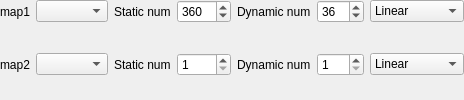
              <widget class="QWidget" name="tab_8">
               <attribute name="title">
                <string>general</string>
               </attribute>
               <layout class="QGridLayout" name="gridLayout_31">
                <property name="leftMargin">
                 <number>0</number>
                </property>
                <property name="topMargin">
                 <number>0</number>
                </property>
                <property name="rightMargin">
                 <number>0</number>
                </property>
                <property name="bottomMargin">
                 <number>0</number>
                </property>
                <item row="0" column="0">
                 <layout class="QGridLayout" name="gridLayout_30">
                  <item row="0" column="6" colspan="2">
                   <widget class="QComboBox" name="comboBox_partition_style0">
                    <item>
                     <property name="text">
                      <string>Linear</string>
                     </property>
                    </item>
                    <item>
                     <property name="text">
                      <string>Logarithmic</string>
                     </property>
                    </item>
                   </widget>
                  </item>
                  <item row="1" column="1" rowspan="2">
                   <widget class="QComboBox" name="comboBox_partition_mapname1"/>
                  </item>
                  <item row="0" column="2">
                   <widget class="QLabel" name="label_48">
                    <property name="text">
                     <string>Static num</string>
                    </property>
                   </widget>
                  </item>
                  <item row="0" column="0">
                   <widget class="QLabel" name="label_53">
                    <property name="text">
                     <string>map1</string>
                    </property>
                   </widget>
                  </item>
                  <item row="1" column="5" rowspan="2">
                   <widget class="QSpinBox" name="sb_partition_dn1">
                    <property name="minimum">
                     <number>1</number>
                    </property>
                    <property name="maximum">
                     <number>999</number>
                    </property>
                    <property name="value">
                     <number>1</number>
                    </property>
                   </widget>
                  </item>
                  <item row="1" column="3" rowspan="2">
                   <widget class="QSpinBox" name="sb_partition_sn1">
                    <property name="minimum">
                     <number>1</number>
                    </property>
                    <property name="maximum">
                     <number>9999</number>
                    </property>
                    <property name="value">
                     <number>1</number>
                    </property>
                   </widget>
                  </item>
                  <item row="0" column="5">
                   <widget class="QSpinBox" name="sb_partition_dn0">
                    <property name="minimum">
                     <number>1</number>
                    </property>
                    <property name="maximum">
                     <number>999</number>
                    </property>
                    <property name="value">
                     <number>36</number>
                    </property>
                   </widget>
                  </item>
                  <item row="0" column="4">
                   <widget class="QLabel" name="label_50">
                    <property name="text">
                     <string>Dynamic num</string>
                    </property>
                   </widget>
                  </item>
                  <item row="0" column="1">
                   <widget class="QComboBox" name="comboBox_partition_mapname0"/>
                  </item>
                  <item row="0" column="3">
                   <widget class="QSpinBox" name="sb_partition_sn0">
                    <property name="minimum">
                     <number>2</number>
                    </property>
                    <property name="maximum">
                     <number>9999</number>
                    </property>
                    <property name="value">
                     <number>360</number>
                    </property>
                   </widget>
                  </item>
                  <item row="1" column="6" rowspan="2" colspan="2">
                   <widget class="QComboBox" name="comboBox_partition_style1">
                    <item>
                     <property name="text">
                      <string>Linear</string>
                     </property>
                    </item>
                    <item>
                     <property name="text">
                      <string>Logarithmic</string>
                     </property>
                    </item>
                   </widget>
                  </item>
                  <item row="1" column="0" rowspan="2">
                   <widget class="QLabel" name="label_54">
                    <property name="text">
                     <string>map2</string>
                    </property>
                   </widget>
                  </item>
                  <item row="1" column="2" rowspan="2">
                   <widget class="QLabel" name="label_52">
                    <property name="text">
                     <string>Static num</string>
                    </property>
                   </widget>
                  </item>
                  <item row="1" column="4" rowspan="2">
                   <widget class="QLabel" name="label_5">
                    <property name="text">
                     <string>Dynamic num</string>
                    </property>
                   </widget>
                  </item>
                 </layout>
                </item>
               </layout>
              </widget>
